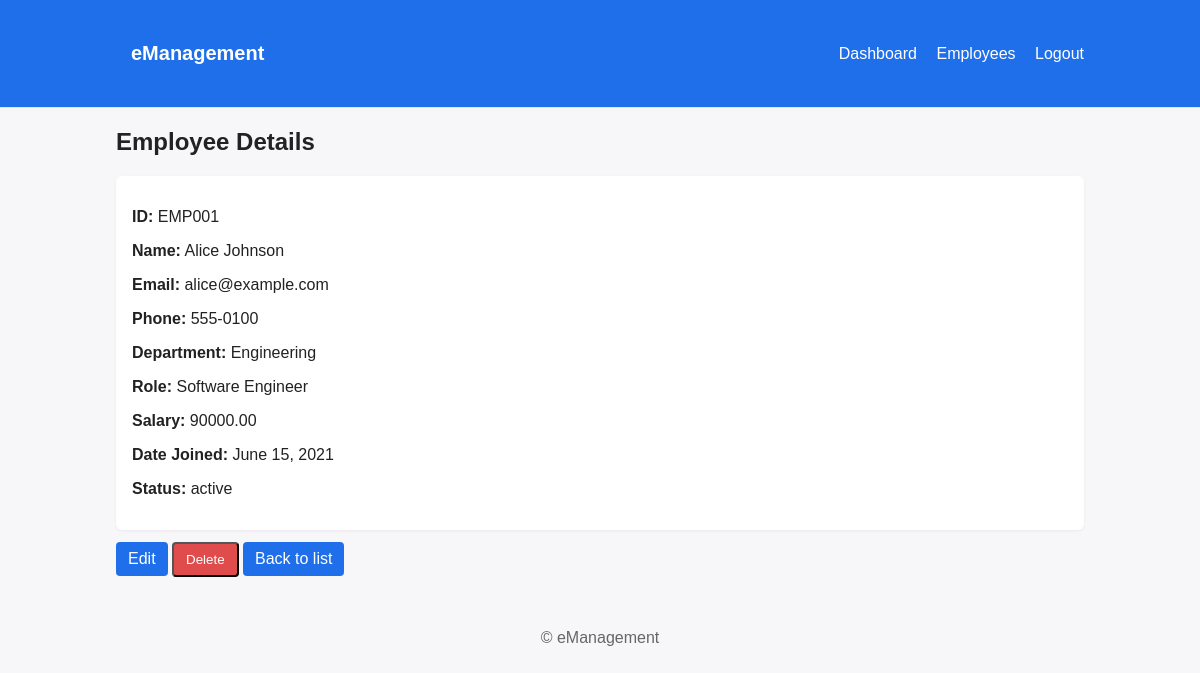
/employees/1/ (signed in), run on the app's committed database.
### employees/models.py (models this page shows, shortened)
class Employee(models.Model):
    STATUS_CHOICES = [
        ('active', 'Active'),
        ('inactive', 'Inactive'),
    ]
    employee_id = models.CharField(max_length=20, unique=True)
    name = models.CharField(max_length=100)
    email = models.EmailField()
    phone = models.CharField(max_length=20, blank=True)
    department = models.CharField(max_length=100)
    role = models.CharField(max_length=100)
    salary = models.DecimalField(max_digits=10, decimal_places=2)
    date_joined = models.DateField()
    status = models.CharField(max_length=10, choices=STATUS_CHOICES, default='active')

### employees/views.py (the view)
# urls.py: path('employees/<int:pk>/', views.EmployeeDetailView.as_view(), name='employee_detail'),
class EmployeeDetailView(DetailView):
    model = Employee
    template_name = 'employees/employee_detail.html'
    def dispatch(self, request, *args, **kwargs):
        if not request.user.is_authenticated:
            from django.contrib.auth.views import redirect_to_login
            return redirect_to_login(request.get_full_path())
        return super().dispatch(request, *args, **kwargs)

### templates/employees/employee_detail.html (shortened to what this page needs)
{% extends 'base.html' %}
{% block content %}
<h2>Employee Details</h2>
<div class="card detail">
  <p><strong>ID:</strong> {{ object.employee_id }}</p>
  <p><strong>Name:</strong> {{ object.name }}</p>
  <p><strong>Email:</strong> {{ object.email }}</p>
  <p><strong>Phone:</strong> {{ object.phone }}</p>
  <p><strong>Department:</strong> {{ object.department }}</p>
  <p><strong>Role:</strong> {{ object.role }}</p>
  <p><strong>Salary:</strong> {{ object.salary }}</p>
  <p><strong>Date Joined:</strong> {{ object.date_joined }}</p>
  <p><strong>Status:</strong> {{ object.status }}</p>
</div>
<div class="actions">
  <a class="btn" href="{% url 'employee_edit' object.pk %}">Edit</a>
  <form id="delete-form" action="{% url 'employee_delete' object.pk %}" method="post" style="display:inline;">
    <button type="submit" class="btn danger" onclick="return confirm('Delete this employee?');">Delete</button>
  </form>
  <a class="btn" href="{% url 'employee_list' %}">Back to list</a>
</div>
{% endblock %}

### static/css/style.css (style rules this page uses)
:root { --accent:#2b6cb0;--danger:#e53e3e;--muted:#6b7280 }
body { font-family:Arial,Helvetica,sans-serif;margin:0;color:#111;background:#f7fafc }
.card { background:#fff;padding:16px;border-radius:6px;box-shadow:0 1px 2px rgba(16,24,40,0.04);flex:1 }
.actions { margin:12px 0 }
.btn { display:inline-block;padding:8px 12px;background:var(--accent);color:#fff;border-radius:4px;text-decoration:none }
.btn.danger { background:var(--danger) }
* { box-sizing: border-box; }
body { font-family: Arial, sans-serif; margin: 0; color: #222; background: #f7f7f9; }
.card { background: white; padding: 16px; border-radius: 6px; flex: 1; min-width: 180px; box-shadow: 0 1px 3px rgba(0,0,0,.06); }
.actions { margin: 12px 0; }
.btn { background: #1f6feb; color: white; padding: 8px 12px; border-radius: 4px; text-decoration: none; display: inline-block; }
.btn.danger, .btn.danger:hover { background: #e04b4b; }
.form-box, .detail { background: white; padding: 16px; border-radius: 6px; box-shadow: 0 1px 3px rgba(0,0,0,.06); }

### data on the page
Employee: employee_id "EMP001", name "Alice Johnson", email "alice@example.com", phone "555-0100", department "Engineering", role "Software Engineer", salary "90000.00", date_joined "June 15, 2021", status "active"
